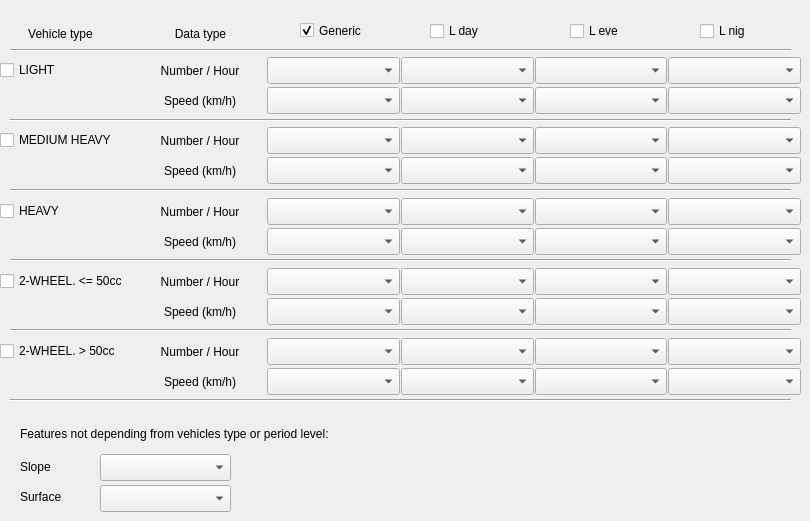
     <widget class="QWidget" name="road_CNOSSOS_page">
      <widget class="QCheckBox" name="CNOSSOS_L_nig_checkBox">
       <property name="geometry">
        <rect>
         <x>700</x>
         <y>20</y>
         <width>81</width>
         <height>22</height>
        </rect>
       </property>
       <property name="text">
        <string>L nig</string>
       </property>
       <property name="checked">
        <bool>false</bool>
       </property>
      </widget>
      <widget class="QCheckBox" name="CNOSSOS_L_gen_checkBox">
       <property name="geometry">
        <rect>
         <x>300</x>
         <y>20</y>
         <width>91</width>
         <height>21</height>
        </rect>
       </property>
       <property name="text">
        <string>Generic</string>
       </property>
       <property name="checked">
        <bool>true</bool>
       </property>
      </widget>
      <widget class="QCheckBox" name="CNOSSOS_L_eve_checkBox">
       <property name="geometry">
        <rect>
         <x>570</x>
         <y>20</y>
         <width>71</width>
         <height>22</height>
        </rect>
       </property>
       <property name="text">
        <string>L eve</string>
       </property>
       <property name="checked">
        <bool>false</bool>
       </property>
      </widget>
      <widget class="QCheckBox" name="CNOSSOS_L_day_checkBox">
       <property name="geometry">
        <rect>
         <x>430</x>
         <y>20</y>
         <width>81</width>
         <height>22</height>
        </rect>
       </property>
       <property name="text">
        <string>L day</string>
       </property>
       <property name="checked">
        <bool>false</bool>
       </property>
      </widget>
      <widget class="Line" name="line">
       <property name="windowModality">
        <enum>Qt::NonModal</enum>
       </property>
       <property name="geometry">
        <rect>
         <x>10</x>
         <y>40</y>
         <width>781</width>
         <height>20</height>
        </rect>
       </property>
       <property name="orientation">
        <enum>Qt::Horizontal</enum>
       </property>
      </widget>
      <widget class="QLabel" name="implementation_label_9">
       <property name="geometry">
        <rect>
         <x>150</x>
         <y>26</y>
         <width>101</width>
         <height>16</height>
        </rect>
       </property>
       <property name="sizePolicy">
        <sizepolicy hsizetype="Fixed" vsizetype="Fixed">
         <horstretch>0</horstretch>
         <verstretch>0</verstretch>
        </sizepolicy>
       </property>
       <property name="text">
        <string>Data type</string>
       </property>
       <property name="alignment">
        <set>Qt::AlignCenter</set>
       </property>
      </widget>
      <widget class="QWidget" name="verticalLayoutWidget_8">
       <property name="geometry">
        <rect>
         <x>0</x>
         <y>125</y>
         <width>801</width>
         <height>61</height>
        </rect>
       </property>
       <layout class="QVBoxLayout" name="verticalLayout_6">
        <property name="spacing">
         <number>1</number>
        </property>
        <item>
         <layout class="QHBoxLayout" name="horizontalLayout_12">
          <item>
           <widget class="QCheckBox" name="CNOSSOS_2_checkBox">
            <property name="layoutDirection">
             <enum>Qt::LeftToRight</enum>
            </property>
            <property name="autoFillBackground">
             <bool>false</bool>
            </property>
            <property name="text">
             <string>MEDIUM HEAVY</string>
            </property>
           </widget>
          </item>
          <item>
           <widget class="QLabel" name="n_l_label_18">
            <property name="maximumSize">
             <size>
              <width>16777215</width>
              <height>27</height>
             </size>
            </property>
            <property name="text">
             <string>Number / Hour</string>
            </property>
            <property name="alignment">
             <set>Qt::AlignCenter</set>
            </property>
           </widget>
          </item>
          <item>
           <widget class="QComboBox" name="CNOSSOS_L_gen_2_n_comboBox">
            <property name="maximumSize">
             <size>
              <width>16777215</width>
              <height>27</height>
             </size>
            </property>
           </widget>
          </item>
          <item>
           <widget class="QComboBox" name="CNOSSOS_L_day_2_n_comboBox">
            <property name="maximumSize">
             <size>
              <width>16777215</width>
              <height>27</height>
             </size>
            </property>
           </widget>
          </item>
          <item>
           <widget class="QComboBox" name="CNOSSOS_L_eve_2_n_comboBox">
            <property name="maximumSize">
             <size>
              <width>16777215</width>
              <height>27</height>
             </size>
            </property>
           </widget>
          </item>
          <item>
           <widget class="QComboBox" name="CNOSSOS_L_nig_2_n_comboBox">
            <property name="maximumSize">
             <size>
              <width>16777215</width>
              <height>27</height>
             </size>
            </property>
           </widget>
          </item>
         </layout>
        </item>
        <item>
         <layout class="QHBoxLayout" name="horizontalLayout_13">
          <item>
           <widget class="QLabel" name="implementation_label_10">
            <property name="maximumSize">
             <size>
              <width>16777215</width>
              <height>27</height>
             </size>
            </property>
            <property name="text">
             <string/>
            </property>
            <property name="alignment">
             <set>Qt::AlignRight|Qt::AlignTop|Qt::AlignTrailing</set>
            </property>
           </widget>
          </item>
          <item>
           <widget class="QLabel" name="n_l_label_19">
            <property name="maximumSize">
             <size>
              <width>16777215</width>
              <height>27</height>
             </size>
            </property>
            <property name="text">
             <string>Speed (km/h)</string>
            </property>
            <property name="alignment">
             <set>Qt::AlignCenter</set>
            </property>
           </widget>
          </item>
          <item>
           <widget class="QComboBox" name="CNOSSOS_L_gen_2_s_comboBox">
            <property name="maximumSize">
             <size>
              <width>16777215</width>
              <height>27</height>
             </size>
            </property>
           </widget>
          </item>
          <item>
           <widget class="QComboBox" name="CNOSSOS_L_day_2_s_comboBox">
            <property name="maximumSize">
             <size>
              <width>16777215</width>
              <height>27</height>
             </size>
            </property>
           </widget>
          </item>
          <item>
           <widget class="QComboBox" name="CNOSSOS_L_eve_2_s_comboBox">
            <property name="maximumSize">
             <size>
              <width>16777215</width>
              <height>27</height>
             </size>
            </property>
           </widget>
          </item>
          <item>
           <widget class="QComboBox" name="CNOSSOS_L_nig_2_s_comboBox">
            <property name="maximumSize">
             <size>
              <width>16777215</width>
              <height>27</height>
             </size>
            </property>
           </widget>
          </item>
         </layout>
        </item>
       </layout>
      </widget>
      <widget class="Line" name="line_3">
       <property name="windowModality">
        <enum>Qt::NonModal</enum>
       </property>
       <property name="geometry">
        <rect>
         <x>10</x>
         <y>110</y>
         <width>781</width>
         <height>20</height>
        </rect>
       </property>
       <property name="orientation">
        <enum>Qt::Horizontal</enum>
       </property>
      </widget>
      <widget class="QWidget" name="verticalLayoutWidget_9">
       <property name="geometry">
        <rect>
         <x>0</x>
         <y>196</y>
         <width>801</width>
         <height>61</height>
        </rect>
       </property>
       <layout class="QVBoxLayout" name="verticalLayout_7">
        <property name="spacing">
         <number>1</number>
        </property>
        <item>
         <layout class="QHBoxLayout" name="horizontalLayout_14">
          <item>
           <widget class="QCheckBox" name="CNOSSOS_3_checkBox">
            <property name="layoutDirection">
             <enum>Qt::LeftToRight</enum>
            </property>
            <property name="autoFillBackground">
             <bool>false</bool>
            </property>
            <property name="text">
             <string>HEAVY</string>
            </property>
           </widget>
          </item>
          <item>
           <widget class="QLabel" name="n_l_label_20">
            <property name="maximumSize">
             <size>
              <width>16777215</width>
              <height>27</height>
             </size>
            </property>
            <property name="text">
             <string>Number / Hour</string>
            </property>
            <property name="alignment">
             <set>Qt::AlignCenter</set>
            </property>
           </widget>
          </item>
          <item>
           <widget class="QComboBox" name="CNOSSOS_L_gen_3_n_comboBox">
            <property name="maximumSize">
             <size>
              <width>16777215</width>
              <height>27</height>
             </size>
            </property>
           </widget>
          </item>
          <item>
           <widget class="QComboBox" name="CNOSSOS_L_day_3_n_comboBox">
            <property name="maximumSize">
             <size>
              <width>16777215</width>
              <height>27</height>
             </size>
            </property>
           </widget>
          </item>
          <item>
           <widget class="QComboBox" name="CNOSSOS_L_eve_3_n_comboBox">
            <property name="maximumSize">
             <size>
              <width>16777215</width>
              <height>27</height>
             </size>
            </property>
           </widget>
          </item>
          <item>
           <widget class="QComboBox" name="CNOSSOS_L_nig_3_n_comboBox">
            <property name="maximumSize">
             <size>
              <width>16777215</width>
              <height>27</height>
             </size>
            </property>
           </widget>
          </item>
         </layout>
        </item>
        <item>
         <layout class="QHBoxLayout" name="horizontalLayout_15">
          <item>
           <widget class="QLabel" name="implementation_label_12">
            <property name="maximumSize">
             <size>
              <width>16777215</width>
              <height>27</height>
             </size>
            </property>
            <property name="text">
             <string/>
            </property>
            <property name="alignment">
             <set>Qt::AlignRight|Qt::AlignTop|Qt::AlignTrailing</set>
            </property>
           </widget>
          </item>
          <item>
           <widget class="QLabel" name="n_l_label_21">
            <property name="maximumSize">
             <size>
              <width>16777215</width>
              <height>27</height>
             </size>
            </property>
            <property name="text">
             <string>Speed (km/h)</string>
            </property>
            <property name="alignment">
             <set>Qt::AlignCenter</set>
            </property>
           </widget>
          </item>
          <item>
           <widget class="QComboBox" name="CNOSSOS_L_gen_3_s_comboBox">
            <property name="maximumSize">
             <size>
              <width>16777215</width>
              <height>27</height>
             </size>
            </property>
           </widget>
          </item>
          <item>
           <widget class="QComboBox" name="CNOSSOS_L_day_3_s_comboBox">
            <property name="maximumSize">
             <size>
              <width>16777215</width>
              <height>27</height>
             </size>
            </property>
           </widget>
          </item>
          <item>
           <widget class="QComboBox" name="CNOSSOS_L_eve_3_s_comboBox">
            <property name="maximumSize">
             <size>
              <width>16777215</width>
              <height>27</height>
             </size>
            </property>
           </widget>
          </item>
          <item>
           <widget class="QComboBox" name="CNOSSOS_L_nig_3_s_comboBox">
            <property name="maximumSize">
             <size>
              <width>16777215</width>
              <height>27</height>
             </size>
            </property>
           </widget>
          </item>
         </layout>
        </item>
       </layout>
      </widget>
      <widget class="Line" name="line_4">
       <property name="windowModality">
        <enum>Qt::NonModal</enum>
       </property>
       <property name="geometry">
        <rect>
         <x>10</x>
         <y>180</y>
         <width>781</width>
         <height>20</height>
        </rect>
       </property>
       <property name="orientation">
        <enum>Qt::Horizontal</enum>
       </property>
      </widget>
      <widget class="QWidget" name="verticalLayoutWidget_10">
       <property name="geometry">
        <rect>
         <x>0</x>
         <y>266</y>
         <width>801</width>
         <height>61</height>
        </rect>
       </property>
       <layout class="QVBoxLayout" name="verticalLayout_8">
        <property name="spacing">
         <number>1</number>
        </property>
        <item>
         <layout class="QHBoxLayout" name="horizontalLayout_16">
          <item>
           <widget class="QCheckBox" name="CNOSSOS_4a_checkBox">
            <property name="layoutDirection">
             <enum>Qt::LeftToRight</enum>
            </property>
            <property name="autoFillBackground">
             <bool>false</bool>
            </property>
            <property name="text">
             <string>2-WHEEL. &lt;= 50cc</string>
            </property>
           </widget>
          </item>
          <item>
           <widget class="QLabel" name="n_l_label_22">
            <property name="maximumSize">
             <size>
              <width>16777215</width>
              <height>27</height>
             </size>
            </property>
            <property name="text">
             <string>Number / Hour</string>
            </property>
            <property name="alignment">
             <set>Qt::AlignCenter</set>
            </property>
           </widget>
          </item>
          <item>
           <widget class="QComboBox" name="CNOSSOS_L_gen_4a_n_comboBox">
            <property name="maximumSize">
             <size>
              <width>16777215</width>
              <height>27</height>
             </size>
            </property>
           </widget>
          </item>
          <item>
           <widget class="QComboBox" name="CNOSSOS_L_day_4a_n_comboBox">
            <property name="maximumSize">
             <size>
              <width>16777215</width>
              <height>27</height>
             </size>
            </property>
           </widget>
          </item>
          <item>
           <widget class="QComboBox" name="CNOSSOS_L_eve_4a_n_comboBox">
            <property name="maximumSize">
             <size>
              <width>16777215</width>
              <height>27</height>
             </size>
            </property>
           </widget>
          </item>
          <item>
           <widget class="QComboBox" name="CNOSSOS_L_nig_4a_n_comboBox">
            <property name="maximumSize">
             <size>
              <width>16777215</width>
              <height>27</height>
             </size>
            </property>
           </widget>
          </item>
         </layout>
        </item>
        <item>
         <layout class="QHBoxLayout" name="horizontalLayout_17">
          <item>
           <widget class="QLabel" name="implementation_label_14">
            <property name="maximumSize">
             <size>
              <width>16777215</width>
              <height>27</height>
             </size>
            </property>
            <property name="text">
             <string/>
            </property>
            <property name="alignment">
             <set>Qt::AlignHCenter|Qt::AlignTop</set>
            </property>
           </widget>
          </item>
          <item>
           <widget class="QLabel" name="n_l_label_23">
            <property name="maximumSize">
             <size>
              <width>16777215</width>
              <height>27</height>
             </size>
            </property>
            <property name="text">
             <string>Speed (km/h)</string>
            </property>
            <property name="alignment">
             <set>Qt::AlignCenter</set>
            </property>
           </widget>
          </item>
          <item>
           <widget class="QComboBox" name="CNOSSOS_L_gen_4a_s_comboBox">
            <property name="maximumSize">
             <size>
              <width>16777215</width>
              <height>27</height>
             </size>
            </property>
           </widget>
          </item>
          <item>
           <widget class="QComboBox" name="CNOSSOS_L_day_4a_s_comboBox">
            <property name="maximumSize">
             <size>
              <width>16777215</width>
              <height>27</height>
             </size>
            </property>
           </widget>
          </item>
          <item>
           <widget class="QComboBox" name="CNOSSOS_L_eve_4a_s_comboBox">
            <property name="maximumSize">
             <size>
              <width>16777215</width>
              <height>27</height>
             </size>
            </property>
           </widget>
          </item>
          <item>
           <widget class="QComboBox" name="CNOSSOS_L_nig_4a_s_comboBox">
            <property name="maximumSize">
             <size>
              <width>16777215</width>
              <height>27</height>
             </size>
            </property>
           </widget>
          </item>
         </layout>
        </item>
       </layout>
      </widget>
      <widget class="Line" name="line_5">
       <property name="windowModality">
        <enum>Qt::NonModal</enum>
       </property>
       <property name="geometry">
        <rect>
         <x>10</x>
         <y>250</y>
         <width>781</width>
         <height>20</height>
        </rect>
       </property>
       <property name="orientation">
        <enum>Qt::Horizontal</enum>
       </property>
      </widget>
      <widget class="QWidget" name="verticalLayoutWidget_11">
       <property name="geometry">
        <rect>
         <x>0</x>
         <y>336</y>
         <width>801</width>
         <height>61</height>
        </rect>
       </property>
       <layout class="QVBoxLayout" name="verticalLayout_9">
        <property name="spacing">
         <number>1</number>
        </property>
        <item>
         <layout class="QHBoxLayout" name="horizontalLayout_18">
          <item>
           <widget class="QCheckBox" name="CNOSSOS_4b_checkBox">
            <property name="layoutDirection">
             <enum>Qt::LeftToRight</enum>
            </property>
            <property name="autoFillBackground">
             <bool>false</bool>
            </property>
            <property name="text">
             <string>2-WHEEL. &gt; 50cc</string>
            </property>
           </widget>
          </item>
          <item>
           <widget class="QLabel" name="n_l_label_24">
            <property name="maximumSize">
             <size>
              <width>16777215</width>
              <height>27</height>
             </size>
            </property>
            <property name="text">
             <string>Number / Hour</string>
            </property>
            <property name="alignment">
             <set>Qt::AlignCenter</set>
            </property>
           </widget>
          </item>
          <item>
           <widget class="QComboBox" name="CNOSSOS_L_gen_4b_n_comboBox">
            <property name="maximumSize">
             <size>
              <width>16777215</width>
              <height>27</height>
             </size>
            </property>
           </widget>
          </item>
          <item>
           <widget class="QComboBox" name="CNOSSOS_L_day_4b_n_comboBox">
            <property name="maximumSize">
             <size>
              <width>16777215</width>
              <height>27</height>
             </size>
            </property>
           </widget>
          </item>
          <item>
           <widget class="QComboBox" name="CNOSSOS_L_eve_4b_n_comboBox">
            <property name="maximumSize">
             <size>
              <width>16777215</width>
              <height>27</height>
             </size>
            </property>
           </widget>
          </item>
          <item>
           <widget class="QComboBox" name="CNOSSOS_L_nig_4b_n_comboBox">
            <property name="maximumSize">
             <size>
              <width>16777215</width>
              <height>27</height>
             </size>
            </property>
           </widget>
          </item>
         </layout>
        </item>
        <item>
         <layout class="QHBoxLayout" name="horizontalLayout_19">
          <item>
           <widget class="QLabel" name="implementation_label_16">
            <property name="maximumSize">
             <size>
              <width>16777215</width>
              <height>27</height>
             </size>
            </property>
            <property name="text">
             <string/>
            </property>
            <property name="alignment">
             <set>Qt::AlignHCenter|Qt::AlignTop</set>
            </property>
           </widget>
          </item>
          <item>
           <widget class="QLabel" name="n_l_label_25">
            <property name="maximumSize">
             <size>
              <width>16777215</width>
              <height>27</height>
             </size>
            </property>
            <property name="text">
             <string>Speed (km/h)</string>
            </property>
            <property name="alignment">
             <set>Qt::AlignCenter</set>
            </property>
           </widget>
          </item>
          <item>
           <widget class="QComboBox" name="CNOSSOS_L_gen_4b_s_comboBox">
            <property name="maximumSize">
             <size>
              <width>16777215</width>
              <height>27</height>
             </size>
            </property>
           </widget>
          </item>
          <item>
           <widget class="QComboBox" name="CNOSSOS_L_day_4b_s_comboBox">
            <property name="maximumSize">
             <size>
              <width>16777215</width>
              <height>27</height>
             </size>
            </property>
           </widget>
          </item>
          <item>
           <widget class="QComboBox" name="CNOSSOS_L_eve_4b_s_comboBox">
            <property name="maximumSize">
             <size>
              <width>16777215</width>
              <height>27</height>
             </size>
            </property>
           </widget>
          </item>
          <item>
           <widget class="QComboBox" name="CNOSSOS_L_nig_4b_s_comboBox">
            <property name="maximumSize">
             <size>
              <width>16777215</width>
              <height>27</height>
             </size>
            </property>
           </widget>
          </item>
         </layout>
        </item>
       </layout>
      </widget>
      <widget class="Line" name="line_6">
       <property name="windowModality">
        <enum>Qt::NonModal</enum>
       </property>
       <property name="geometry">
        <rect>
         <x>10</x>
         <y>320</y>
         <width>781</width>
         <height>20</height>
        </rect>
       </property>
       <property name="orientation">
        <enum>Qt::Horizontal</enum>
       </property>
      </widget>
      <widget class="Line" name="line_7">
       <property name="windowModality">
        <enum>Qt::NonModal</enum>
       </property>
       <property name="geometry">
        <rect>
         <x>10</x>
         <y>390</y>
         <width>781</width>
         <height>20</height>
        </rect>
       </property>
       <property name="orientation">
        <enum>Qt::Horizontal</enum>
       </property>
      </widget>
      <widget class="QLabel" name="implementation_label_20">
       <property name="geometry">
        <rect>
         <x>0</x>
         <y>26</y>
         <width>121</width>
         <height>16</height>
        </rect>
       </property>
       <property name="sizePolicy">
        <sizepolicy hsizetype="Fixed" vsizetype="Fixed">
         <horstretch>0</horstretch>
         <verstretch>0</verstretch>
        </sizepolicy>
       </property>
       <property name="text">
        <string>Vehicle type</string>
       </property>
       <property name="alignment">
        <set>Qt::AlignCenter</set>
       </property>
      </widget>
      <widget class="QWidget" name="verticalLayoutWidget_13">
       <property name="geometry">
        <rect>
         <x>0</x>
         <y>55</y>
         <width>801</width>
         <height>61</height>
        </rect>
       </property>
       <layout class="QVBoxLayout" name="verticalLayout_11">
        <property name="spacing">
         <number>1</number>
        </property>
        <item>
         <layout class="QHBoxLayout" name="horizontalLayout_22">
          <item>
           <widget class="QCheckBox" name="CNOSSOS_1_checkBox">
            <property name="layoutDirection">
             <enum>Qt::LeftToRight</enum>
            </property>
            <property name="autoFillBackground">
             <bool>false</bool>
            </property>
            <property name="text">
             <string>LIGHT</string>
            </property>
           </widget>
          </item>
          <item>
           <widget class="QLabel" name="n_l_label_28">
            <property name="maximumSize">
             <size>
              <width>16777215</width>
              <height>27</height>
             </size>
            </property>
            <property name="text">
             <string>Number / Hour</string>
            </property>
            <property name="alignment">
             <set>Qt::AlignCenter</set>
            </property>
           </widget>
          </item>
          <item>
           <widget class="QComboBox" name="CNOSSOS_L_gen_1_n_comboBox">
            <property name="maximumSize">
             <size>
              <width>16777215</width>
              <height>27</height>
             </size>
            </property>
           </widget>
          </item>
          <item>
           <widget class="QComboBox" name="CNOSSOS_L_day_1_n_comboBox">
            <property name="maximumSize">
             <size>
              <width>16777215</width>
              <height>27</height>
             </size>
            </property>
           </widget>
          </item>
          <item>
           <widget class="QComboBox" name="CNOSSOS_L_eve_1_n_comboBox">
            <property name="maximumSize">
             <size>
              <width>16777215</width>
              <height>27</height>
             </size>
            </property>
           </widget>
          </item>
          <item>
           <widget class="QComboBox" name="CNOSSOS_L_nig_1_n_comboBox">
            <property name="maximumSize">
             <size>
              <width>16777215</width>
              <height>27</height>
             </size>
            </property>
           </widget>
          </item>
         </layout>
        </item>
        <item>
         <layout class="QHBoxLayout" name="horizontalLayout_23">
          <item>
           <widget class="QLabel" name="implementation_label_22">
            <property name="maximumSize">
             <size>
              <width>16777215</width>
              <height>27</height>
             </size>
            </property>
            <property name="text">
             <string/>
            </property>
            <property name="alignment">
             <set>Qt::AlignRight|Qt::AlignTop|Qt::AlignTrailing</set>
            </property>
           </widget>
          </item>
          <item>
           <widget class="QLabel" name="n_l_label_29">
            <property name="maximumSize">
             <size>
              <width>16777215</width>
              <height>27</height>
             </size>
            </property>
            <property name="text">
             <string>Speed (km/h)</string>
            </property>
            <property name="alignment">
             <set>Qt::AlignCenter</set>
            </property>
           </widget>
          </item>
          <item>
           <widget class="QComboBox" name="CNOSSOS_L_gen_1_s_comboBox">
            <property name="maximumSize">
             <size>
              <width>16777215</width>
              <height>27</height>
             </size>
            </property>
           </widget>
          </item>
          <item>
           <widget class="QComboBox" name="CNOSSOS_L_day_1_s_comboBox">
            <property name="maximumSize">
             <size>
              <width>16777215</width>
              <height>27</height>
             </size>
            </property>
           </widget>
          </item>
          <item>
           <widget class="QComboBox" name="CNOSSOS_L_eve_1_s_comboBox">
            <property name="maximumSize">
             <size>
              <width>16777215</width>
              <height>27</height>
             </size>
            </property>
           </widget>
          </item>
          <item>
           <widget class="QComboBox" name="CNOSSOS_L_nig_1_s_comboBox">
            <property name="maximumSize">
             <size>
              <width>16777215</width>
              <height>27</height>
             </size>
            </property>
           </widget>
          </item>
         </layout>
        </item>
       </layout>
      </widget>
      <widget class="QComboBox" name="CNOSSOS_surface_comboBox">
       <property name="geometry">
        <rect>
         <x>100</x>
         <y>485</y>
         <width>131</width>
         <height>27</height>
        </rect>
       </property>
      </widget>
      <widget class="QComboBox" name="CNOSSOS_slope_comboBox">
       <property name="geometry">
        <rect>
         <x>100</x>
         <y>454</y>
         <width>131</width>
         <height>27</height>
        </rect>
       </property>
      </widget>
      <widget class="QLabel" name="slope_label_3">
       <property name="geometry">
        <rect>
         <x>20</x>
         <y>457</y>
         <width>71</width>
         <height>20</height>
        </rect>
       </property>
       <property name="sizePolicy">
        <sizepolicy hsizetype="Fixed" vsizetype="Fixed">
         <horstretch>0</horstretch>
         <verstretch>0</verstretch>
        </sizepolicy>
       </property>
       <property name="text">
        <string>Slope</string>
       </property>
       <property name="alignment">
        <set>Qt::AlignLeading|Qt::AlignLeft|Qt::AlignVCenter</set>
       </property>
      </widget>
      <widget class="QLabel" name="surface_label_3">
       <property name="geometry">
        <rect>
         <x>20</x>
         <y>487</y>
         <width>71</width>
         <height>20</height>
        </rect>
       </property>
       <property name="sizePolicy">
        <sizepolicy hsizetype="Fixed" vsizetype="Fixed">
         <horstretch>0</horstretch>
         <verstretch>0</verstretch>
        </sizepolicy>
       </property>
       <property name="text">
        <string>Surface</string>
       </property>
       <property name="alignment">
        <set>Qt::AlignLeading|Qt::AlignLeft|Qt::AlignVCenter</set>
       </property>
      </widget>
      <widget class="QLabel" name="implementation_label_26">
       <property name="geometry">
        <rect>
         <x>20</x>
         <y>420</y>
         <width>431</width>
         <height>27</height>
        </rect>
       </property>
       <property name="maximumSize">
        <size>
         <width>16777215</width>
         <height>27</height>
        </size>
       </property>
       <property name="text">
        <string>Features not depending from vehicles type or period level:</string>
       </property>
       <property name="alignment">
        <set>Qt::AlignLeading|Qt::AlignLeft|Qt::AlignVCenter</set>
       </property>
      </widget>
      <zorder>line</zorder>
      <zorder>CNOSSOS_L_nig_checkBox</zorder>
      <zorder>CNOSSOS_L_gen_checkBox</zorder>
      <zorder>CNOSSOS_L_eve_checkBox</zorder>
      <zorder>CNOSSOS_L_day_checkBox</zorder>
      <zorder>implementation_label_9</zorder>
      <zorder>verticalLayoutWidget_8</zorder>
      <zorder>line_3</zorder>
      <zorder>verticalLayoutWidget_9</zorder>
      <zorder>line_4</zorder>
      <zorder>verticalLayoutWidget_10</zorder>
      <zorder>line_5</zorder>
      <zorder>verticalLayoutWidget_11</zorder>
      <zorder>line_6</zorder>
      <zorder>line_7</zorder>
      <zorder>implementation_label_20</zorder>
      <zorder>verticalLayoutWidget_13</zorder>
      <zorder>CNOSSOS_surface_comboBox</zorder>
      <zorder>CNOSSOS_slope_comboBox</zorder>
      <zorder>slope_label_3</zorder>
      <zorder>surface_label_3</zorder>
      <zorder>implementation_label_26</zorder>
     </widget>
